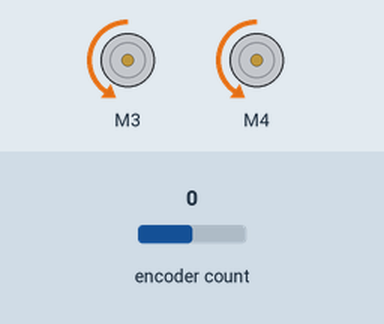
The sketch below on a simulated Arduino Uno, built with avr-gcc and run on an emulated ATmega328P. On the bench: 2 × DC motor (green arrow = forward, orange = backward, longer = faster). The inputs (shaded band) are chosen by the test bench; at power-on: encoder count 0. What the sketch prints to the serial monitor is not drawn.

Above: at 13.9 s.
At 14.9 s:
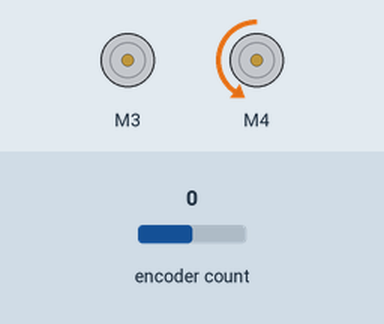
Timing chart, 0 to 20.0 s (numbered marks = the images above):
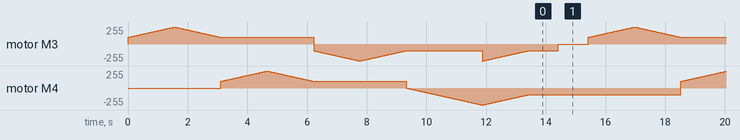

The sketch:

DCandEncoderTest.ino
```cpp
#include <Wire.h>
#include <Adafruit_MotorShield.h>
#include "utility/Adafruit_MS_PWMServoDriver.h"
#include <Encoder.h>

// Create the motor shield object with the default I2C address
Adafruit_MotorShield AFMS = Adafruit_MotorShield();
// Select which 'port' M1, M2, M3 or M4. In this case, M1
Adafruit_DCMotor *myMotor = AFMS.getMotor(3);
Adafruit_DCMotor *myMotor2 = AFMS.getMotor(4);
Encoder myEnc(2,3);

void setup() {
  Serial.begin(9600);
  Serial.println("Adafruit Motorshield v2 - DC Motor test!");

  AFMS.begin();  // create with the default frequency 1.6KHz
  //AFMS.begin(1000);  // OR with a different frequency, say 1KHz

  // Set the speed to start, from 0 (off) to 255 (max speed)
  myMotor->setSpeed(50);
  myMotor->run(FORWARD);
  myMotor2->setSpeed(50);
  myMotor2->run(FORWARD);
  // turn on motor
  myMotor->run(RELEASE);
  // turn on motor
  myMotor2->run(RELEASE);
}

long oldPosition  = -999;

void loop() {
  uint8_t i;

  Serial.print("tick");

  myMotor->run(FORWARD);
  for (i=100; i<255; i++) {
    myMotor->setSpeed(i);
    delay(10);
  }
  for (i=255; i!=100; i--) {
    myMotor->setSpeed(i);
    delay(10);
  }
  myMotor2->run(FORWARD);
  for (i=100; i<255; i++) {
    myMotor2->setSpeed(i);
    delay(10);
  }
  for (i=255; i!=100; i--) {
    myMotor2->setSpeed(i);
    delay(10);
  }

  Serial.print("tock");

  myMotor->run(BACKWARD);
  for (i=100; i<255; i++) {
    myMotor->setSpeed(i);
    delay(10);
  }
  for (i=255; i!=100; i--) {
    myMotor->setSpeed(i);
    delay(10);
  }
    myMotor2->run(BACKWARD);
  for (i=0; i<255; i++) {
    myMotor2->setSpeed(i);
    delay(10);
  }
  for (i=255; i!=100; i--) {
    myMotor->setSpeed(i);
    myMotor2->setSpeed(i);
    delay(10);
  }

  delay(1000);
  long newPosition = myEnc.read();
  if (newPosition != oldPosition) {
    oldPosition = newPosition;
    Serial.println(newPosition);
  }

  Serial.print("tech");
  myMotor->run(RELEASE);
  delay(1000);
}
```
